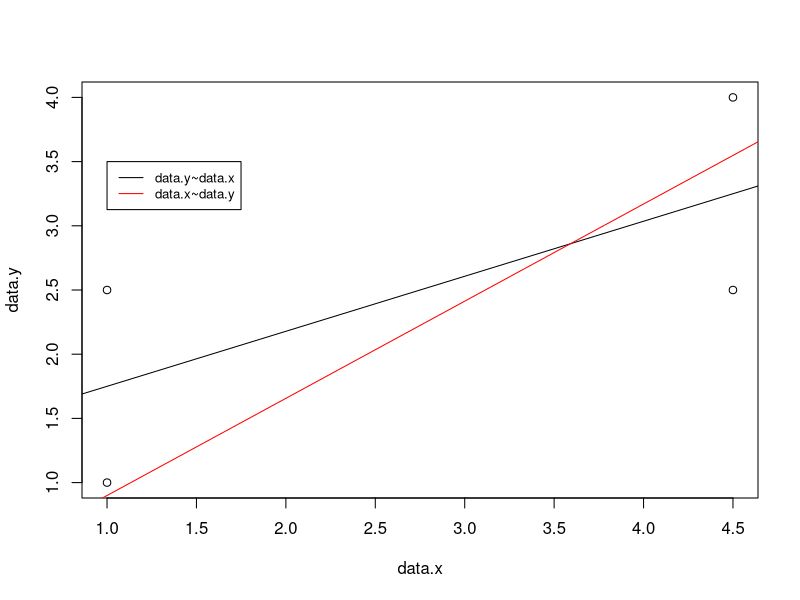
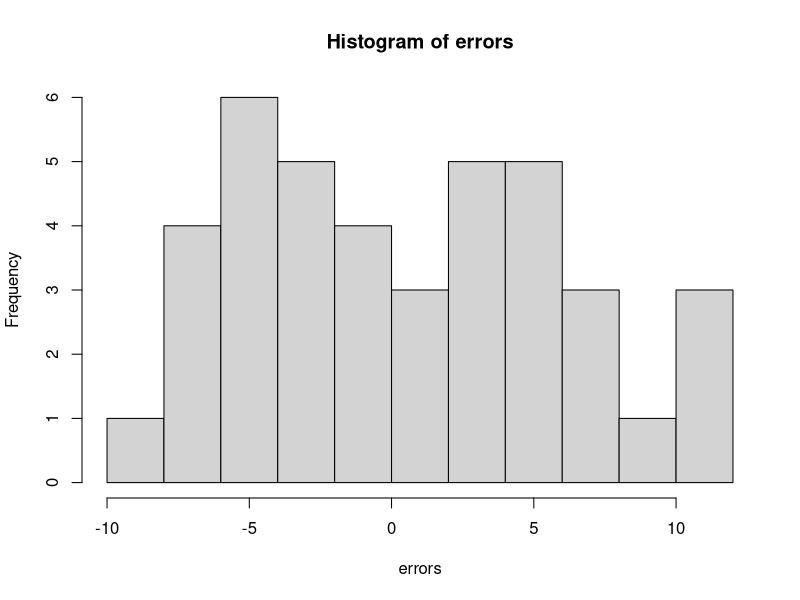
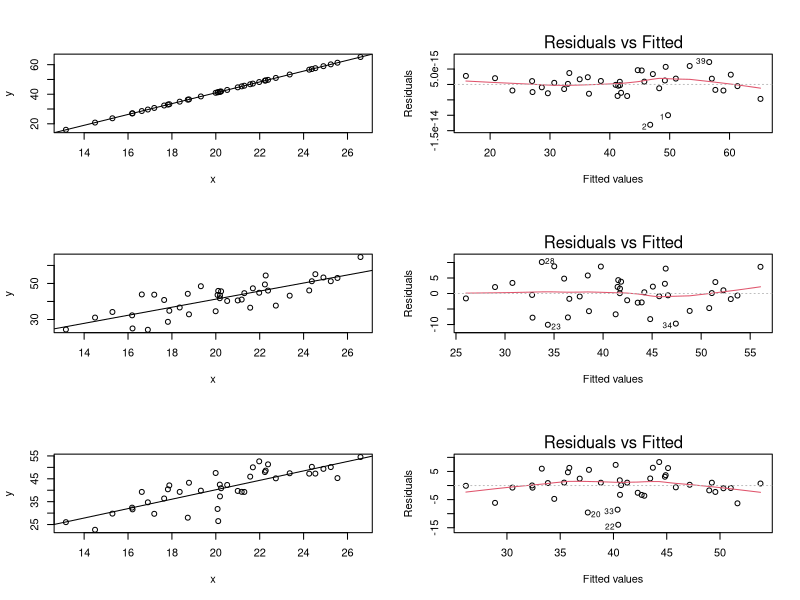
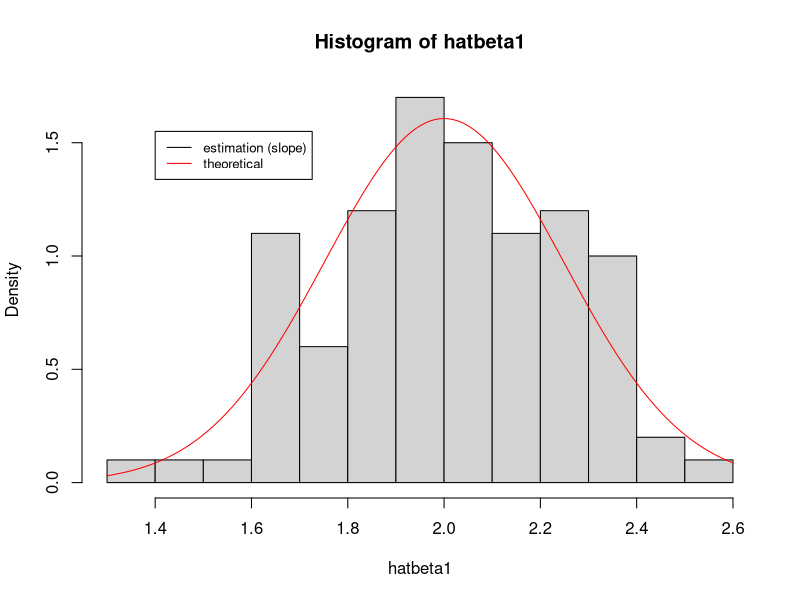
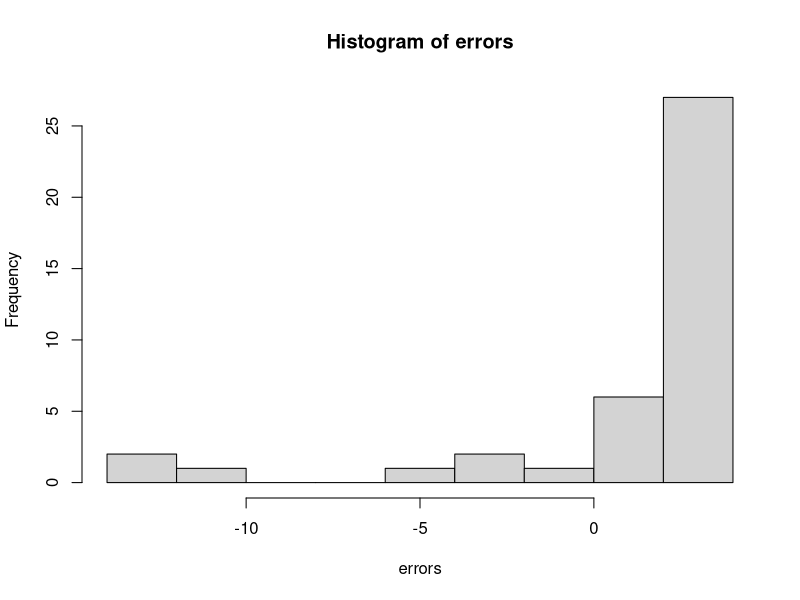
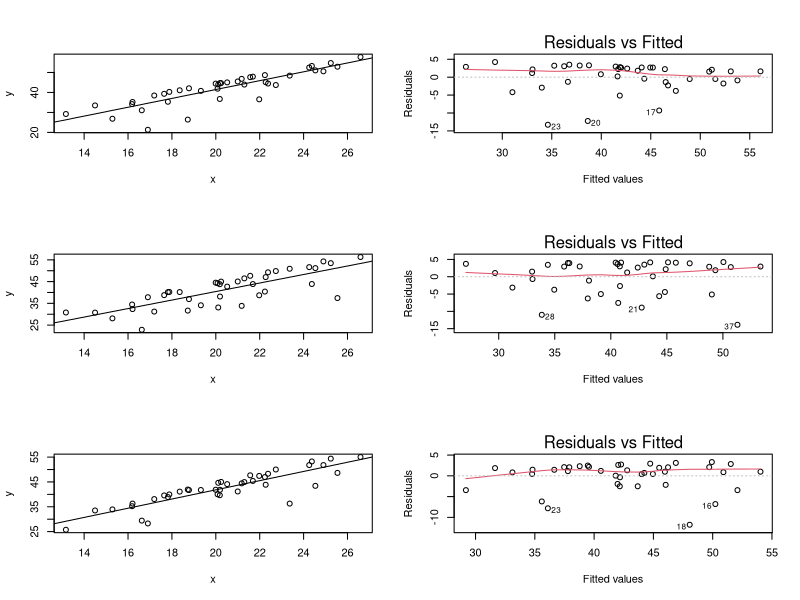
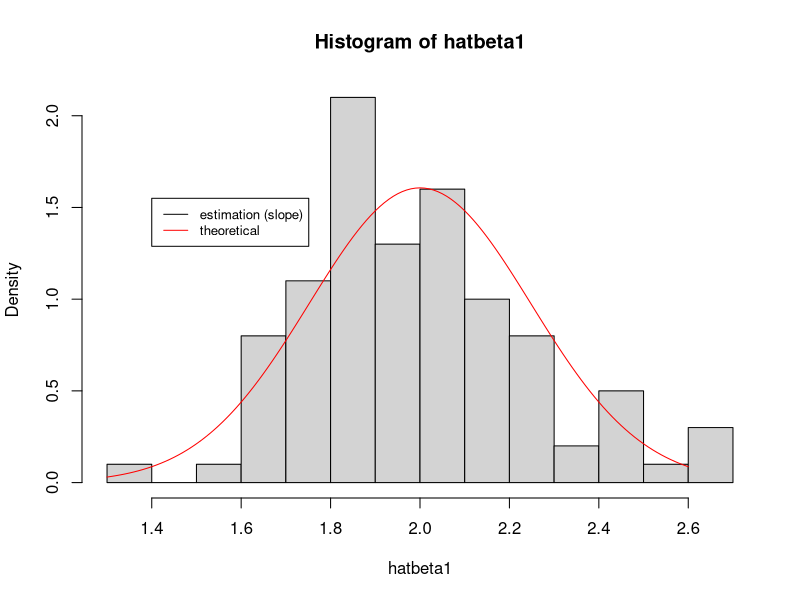
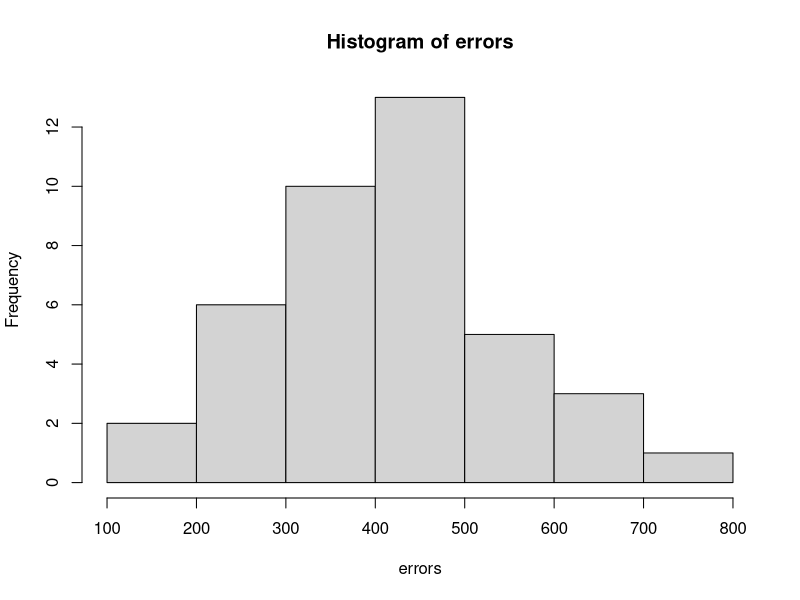

R code for these plots, in order:
setwd("/Users/hkromer/02_PhD/08.ETH_courses/01.CompStat/02.ETH_course.CompStat/")
getwd()

############################################################################################################
# Problem 1
############################################################################################################

# a)

# data points
data.x <- c(1, 1, 4.5, 4.5)
data.y <- c(1, 2.5, 2.5, 4)

# fit the regression line for x being independent, y being dependent variable
fit.XY <- lm(data.y~data.x)
coeff <- coefficients(fit.XY)

# fit for regression line for y being independent, x being dependent variable
fit.YX <- lm(data.x~data.y)
coeff2 <- coefficients(fit.YX)


# plots
plot(data.x, data.y)
abline(a=coeff[1], b=coeff[2])
abline(a=-coeff2[1]/coeff2[2], b=1/coeff[1], col="red")
legend(1, 3.5, legend=c("data.y~data.x", "data.x~data.y"), col=c("black", "red"), lty=1:1, cex=0.8)


############################################################################################################
# Problem 2
############################################################################################################


# a)
b0 <- 2.1783
b1 <- 1.8232
res <- b0+b1*log(4)
res


# c)

b0 <- 1.12022 
b1 <- 0.95966 
res.log <- b0+b1*(3)
res <- exp(res.log)
res

############################################################################################################
# Problem 3
############################################################################################################



## a)

# simulation
set.seed(21)                          # initializes the random number generator
x <- rnorm(40, 20, 3)                 # generates x-values
nsim <- 100
hatbeta0 <- rep(NA, nsim)             # vector to store estimated beta_0 values
hatbeta1 <- rep(NA, nsim)             # vector to store estimated beta_0 values

for(i in 1:nsim){
  y <- 1 + 2 * x + 5 * rnorm(length(x)) # y-values = linear function(x) + error
  fit <- lm(y~x)              # fit linear regression
  hatbeta0[i] <- fit$coef[1]  # store estimated intercept
  hatbeta1[i] <- fit$coef[2]  # store estimated slope
}

par(mfrow=c(1,1))     # plot 3x2
errors <- 5 * rnorm(length(x)) # y-values = linear function(x) + error
hist(errors)
mean(errors)
var(errors)


## b)
par(mfrow=c(3,2))     # plot 3x2
set.seed(21)   # same seed
for(i in 1:3){
  y <- 1 + 2 * x + 5 * rnorm(length(x)) # y-values = linear function(x) + error
  fit.new <- lm(y~x)              # fit linear regression
  plot(y~x)
  abline(fit.new)
  plot(fit.new, which=1)   # Tukey-Anscombe
  
}

## c)

mean(hatbeta1)
sd(hatbeta1)


## d)

X = cbind(1,x)                          # design matrix
XtX.inv <- solve(t(X) %*% X)            # (X^T X)^{-1}
betahat.theo.var <- 5^2 * XtX.inv[2,2]
betahat.theo.var

## e)

par(mfrow=c(1,1))     # plot 1x1
hist(hatbeta1, breaks=10, freq=FALSE)
betahat.theo.sd <- sqrt(betahat.theo.var)
betahat.theo <- 2  # from the model definition 1 + 2 * x + 5 * rnorm(length(x)) 
lines(seq(1.3, 2.6, by = 0.01), col="red", dnorm(seq(1.3, 2.6, by = 0.01), mean=betahat.theo , sd=betahat.theo.sd))
legend(1.4, 1.55, legend=c("estimation (slope)", "theoretical"), col=c("black", "red"), lty=1:1, cex=0.8)


############################################################################################################
# Problem 4
############################################################################################################



## a)

# simulation
set.seed(21)                          # initializes the random number generator
x <- rnorm(40, 20, 3)                 # generates x-values
nsim <- 100
hatbeta0 <- rep(NA, nsim)             # vector to store estimated beta_0 values
hatbeta1 <- rep(NA, nsim)             # vector to store estimated beta_0 values

for(i in 1:nsim){
  y <- 1 + 2 * x + 5 * (1 - rchisq(length(x), df = 1)) / sqrt(2)
  fit <- lm(y~x)              # fit linear regression
  hatbeta0[i] <- fit$coef[1]  # store estimated intercept
  hatbeta1[i] <- fit$coef[2]  # store estimated slope
}

par(mfrow=c(1,1))     # plot 3x2
errors <- 5 * (1 - rchisq(40, df = 1)) / sqrt(2)
hist(errors)
mean(errors)
var(errors)

par(mfrow=c(3,2))     # plot 3x2
set.seed(21)   # same seed
for(i in 1:3){
  y <- 1 + 2 * x + 5 * (1 - rchisq(length(x), df = 1)) / sqrt(2)
  fit.new <- lm(y~x)              # fit linear regression
  plot(y~x)
  abline(fit.new)
  plot(fit.new, which=1)   # Tukey-Anscombe
  
}


mean(hatbeta1)
sd(hatbeta1)

X = cbind(1,x)                          # design matrix
XtX.inv <- solve(t(X) %*% X)            # (X^T X)^{-1}
betahat.theo.var <- 5^2 * XtX.inv[2,2]
betahat.theo.var

par(mfrow=c(1,1))     # plot 1x1
hist(hatbeta1, breaks=10, freq=FALSE)
betahat.theo.sd <- sqrt(betahat.theo.var)
betahat.theo <- 2  # from the model definition 1 + 2 * x + 5 * rnorm(length(x)) 
lines(seq(1.3, 2.6, by = 0.01), col="red", dnorm(seq(1.3, 2.6, by = 0.01), mean=betahat.theo , sd=betahat.theo.sd))
legend(1.4, 1.55, legend=c("estimation (slope)", "theoretical"), col=c("black", "red"), lty=1:1, cex=0.8)







## b)

# simulation
set.seed(21)                          # initializes the random number generator
x <- rnorm(40, 20, 3)                 # generates x-values
nsim <- 100
hatbeta0 <- rep(NA, nsim)             # vector to store estimated beta_0 values
hatbeta1 <- rep(NA, nsim)             # vector to store estimated beta_0 values

for(i in 1:nsim){
  y <- 1 + 2 * x + 5 * rnorm(length(x), mean = x^2 / 5 - 1, sd = 1)
  fit <- lm(y~x)              # fit linear regression
  hatbeta0[i] <- fit$coef[1]  # store estimated intercept
  hatbeta1[i] <- fit$coef[2]  # store estimated slope
}

par(mfrow=c(1,1))     # plot 3x2
errors <- 5 * rnorm(length(x), mean = x^2 / 5 - 1, sd = 1)
hist(errors)
mean(errors)
var(errors)

par(mfrow=c(3,2))     # plot 3x2
set.seed(21)   # same seed
for(i in 1:3){
  y <- 1 + 2 * x + 5 * rnorm(length(x), mean = x^2 / 5 - 1, sd = 1)
  fit.new <- lm(y~x)              # fit linear regression
  plot(y~x)
  abline(fit.new)
  plot(fit.new, which=1)   # Tukey-Anscombe
  
}


mean(hatbeta1)
sd(hatbeta1)

X = cbind(1,x)                          # design matrix
XtX.inv <- solve(t(X) %*% X)            # (X^T X)^{-1}
betahat.theo.var <- 5^2 * XtX.inv[2,2]
betahat.theo.var

par(mfrow=c(1,1))     # plot 1x1
hist(hatbeta1, breaks=10, freq=FALSE)
betahat.theo.sd <- sqrt(betahat.theo.var)
betahat.theo <- 2  # from the model definition 1 + 2 * x + 5 * rnorm(length(x)) 
lines(seq(1.3, 2.6, by = 0.01), col="red", dnorm(seq(1.3, 2.6, by = 0.01), mean=betahat.theo , sd=betahat.theo.sd))
legend(1.4, 1.55, legend=c("estimation (slope)", "theoretical"), col=c("black", "red"), lty=1:1, cex=0.8)








## c)

# simulation
set.seed(21)                          # initializes the random number generator
x <- rnorm(40, 20, 3)                 # generates x-values
nsim <- 100
hatbeta0 <- rep(NA, nsim)             # vector to store estimated beta_0 values
hatbeta1 <- rep(NA, nsim)             # vector to store estimated beta_0 values

for(i in 1:nsim){
  require(MASS)
  Sigma <- matrix(0.7,40,40)
  diag(Sigma) <- 1
  y   <- 1 + 2 * x + 5 * mvrnorm(n = 1, mu = rep(0, length(x)), Sigma = Sigma)
  fit <- lm(y~x)              # fit linear regression
  hatbeta0[i] <- fit$coef[1]  # store estimated intercept
  hatbeta1[i] <- fit$coef[2]  # store estimated slope
}

par(mfrow=c(1,1))     # plot 3x2
errors <- 5 * mvrnorm(n = 1, mu = rep(0, length(x)), Sigma = Sigma)
hist(errors)
mean(errors)
var(errors)

par(mfrow=c(3,2))     # plot 3x2
set.seed(21)   # same seed
for(i in 1:3){
  require(MASS)
  Sigma <- matrix(0.7,40,40)
  diag(Sigma) <- 1
  y   <- 1 + 2 * x + 5 * mvrnorm(n = 1, mu = rep(0, length(x)), Sigma = Sigma)
  fit.new <- lm(y~x)              # fit linear regression
  plot(y~x)
  abline(fit.new)
  plot(fit.new, which=1)   # Tukey-Anscombe
  
}


mean(hatbeta1)
sd(hatbeta1)

X = cbind(1,x)                          # design matrix
XtX.inv <- solve(t(X) %*% X)            # (X^T X)^{-1}
betahat.theo.var <- 5^2 * XtX.inv[2,2]
betahat.theo.var

par(mfrow=c(1,1))     # plot 1x1
hist(hatbeta1, breaks=10, freq=FALSE)
betahat.theo.sd <- sqrt(betahat.theo.var)
betahat.theo <- 2  # from the model definition 1 + 2 * x + 5 * rnorm(length(x)) 
lines(seq(1.3, 2.6, by = 0.01), col="red", dnorm(seq(1.3, 2.6, by = 0.01), mean=betahat.theo , sd=betahat.theo.sd))
legend(1.6, 2.55, legend=c("estimation (slope)", "theoretical"), col=c("black", "red"), lty=1:1, cex=0.8)










## d)

# simulation
set.seed(21)                          # initializes the random number generator
x <- rnorm(40, 20, 3)                 # generates x-values
nsim <- 100
hatbeta0 <- rep(NA, nsim)             # vector to store estimated beta_0 values
hatbeta1 <- rep(NA, nsim)             # vector to store estimated beta_0 values

for(i in 1:nsim){
  y <- 1 + 2 * x + 5 * rnorm(length(x), mean = 0, sd = (x-15)^2 / 30)
  fit <- lm(y~x)              # fit linear regression
  hatbeta0[i] <- fit$coef[1]  # store estimated intercept
  hatbeta1[i] <- fit$coef[2]  # store estimated slope
}

par(mfrow=c(1,1))     # plot 3x2
errors <-  5 * rnorm(length(x), mean = 0, sd = (x-15)^2 / 30)
hist(errors)
mean(errors)
var(errors)

par(mfrow=c(3,2))     # plot 3x2
set.seed(21)   # same seed
for(i in 1:3){
  y <- 1 + 2 * x + 5 * rnorm(length(x), mean = 0, sd = (x-15)^2 / 30)
  fit.new <- lm(y~x)              # fit linear regression
  plot(y~x)
  abline(fit.new)
  plot(fit.new, which=1)   # Tukey-Anscombe
  
}


mean(hatbeta1)
sd(hatbeta1)

X = cbind(1,x)                          # design matrix
XtX.inv <- solve(t(X) %*% X)            # (X^T X)^{-1}
betahat.theo.var <- 5^2 * XtX.inv[2,2]
betahat.theo.var

par(mfrow=c(1,1))     # plot 1x1
hist(hatbeta1, breaks=10, freq=FALSE)
betahat.theo.sd <- sqrt(betahat.theo.var)
betahat.theo <- 2  # from the model definition 1 + 2 * x + 5 * rnorm(length(x)) 
lines(seq(1.3, 2.6, by = 0.01), col="red", dnorm(seq(1.3, 2.6, by = 0.01), mean=betahat.theo , sd=betahat.theo.sd))
legend(1.6, 2.55, legend=c("estimation (slope)", "theoretical"), col=c("black", "red"), lty=1:1, cex=0.8)

